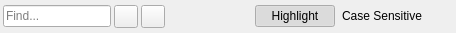
<?xml version="1.0" encoding="UTF-8"?>
<ui version="4.0">
 <class>Otter::WebContentsWidget</class>
 <widget class="QWidget" name="Otter::WebContentsWidget">
  <property name="geometry">
   <rect>
    <x>0</x>
    <y>0</y>
    <width>456</width>
    <height>33</height>
   </rect>
  </property>
  <layout class="QVBoxLayout" name="verticalLayout">
   <property name="spacing">
    <number>0</number>
   </property>
   <property name="leftMargin">
    <number>0</number>
   </property>
   <property name="topMargin">
    <number>0</number>
   </property>
   <property name="rightMargin">
    <number>0</number>
   </property>
   <property name="bottomMargin">
    <number>0</number>
   </property>
   <item>
    <widget class="QWidget" name="findWidget" native="true">
     <layout class="QHBoxLayout" name="horizontalLayout" stretch="0,0,0,1,0,0,0">
      <property name="spacing">
       <number>3</number>
      </property>
      <property name="leftMargin">
       <number>3</number>
      </property>
      <property name="topMargin">
       <number>3</number>
      </property>
      <property name="rightMargin">
       <number>3</number>
      </property>
      <property name="bottomMargin">
       <number>3</number>
      </property>
      <item>
       <widget class="QLineEdit" name="findLineEdit">
        <property name="sizePolicy">
         <sizepolicy hsizetype="Preferred" vsizetype="Fixed">
          <horstretch>0</horstretch>
          <verstretch>0</verstretch>
         </sizepolicy>
        </property>
        <property name="placeholderText">
         <string>Find...</string>
        </property>
       </widget>
      </item>
      <item>
       <widget class="QToolButton" name="findNextButton">
        <property name="toolTip">
         <string>Find Next Occurence</string>
        </property>
        <property name="icon">
         <iconset resource="../../../../resources/resources.qrc">
          <normaloff>:/icons/go-down.png</normaloff>:/icons/go-down.png</iconset>
        </property>
       </widget>
      </item>
      <item>
       <widget class="QToolButton" name="findPreviousButton">
        <property name="toolTip">
         <string>Find Previous Occurence</string>
        </property>
        <property name="icon">
         <iconset resource="../../../../resources/resources.qrc">
          <normaloff>:/icons/go-up.png</normaloff>:/icons/go-up.png</iconset>
        </property>
       </widget>
      </item>
      <item>
       <spacer name="horizontalSpacer">
        <property name="orientation">
         <enum>Qt::Horizontal</enum>
        </property>
        <property name="sizeHint" stdset="0">
         <size>
          <width>0</width>
          <height>0</height>
         </size>
        </property>
       </spacer>
      </item>
      <item>
       <widget class="QPushButton" name="highlightButton">
        <property name="focusPolicy">
         <enum>Qt::TabFocus</enum>
        </property>
        <property name="text">
         <string>Highlight</string>
        </property>
        <property name="checkable">
         <bool>true</bool>
        </property>
        <property name="checked">
         <bool>true</bool>
        </property>
        <property name="flat">
         <bool>true</bool>
        </property>
       </widget>
      </item>
      <item>
       <widget class="QPushButton" name="caseSensitiveButton">
        <property name="focusPolicy">
         <enum>Qt::TabFocus</enum>
        </property>
        <property name="text">
         <string>Case Sensitive</string>
        </property>
        <property name="checkable">
         <bool>true</bool>
        </property>
        <property name="flat">
         <bool>true</bool>
        </property>
       </widget>
      </item>
      <item>
       <widget class="QToolButton" name="closeButton">
        <property name="toolTip">
         <string>Close</string>
        </property>
        <property name="icon">
         <iconset resource="../../../../resources/resources.qrc">
          <normaloff>:/icons/window-close.png</normaloff>:/icons/window-close.png</iconset>
        </property>
        <property name="autoRaise">
         <bool>true</bool>
        </property>
       </widget>
      </item>
     </layout>
    </widget>
   </item>
  </layout>
 </widget>
 <resources>
  <include location="../../../../resources/resources.qrc"/>
 </resources>
 <connections/>
</ui>
